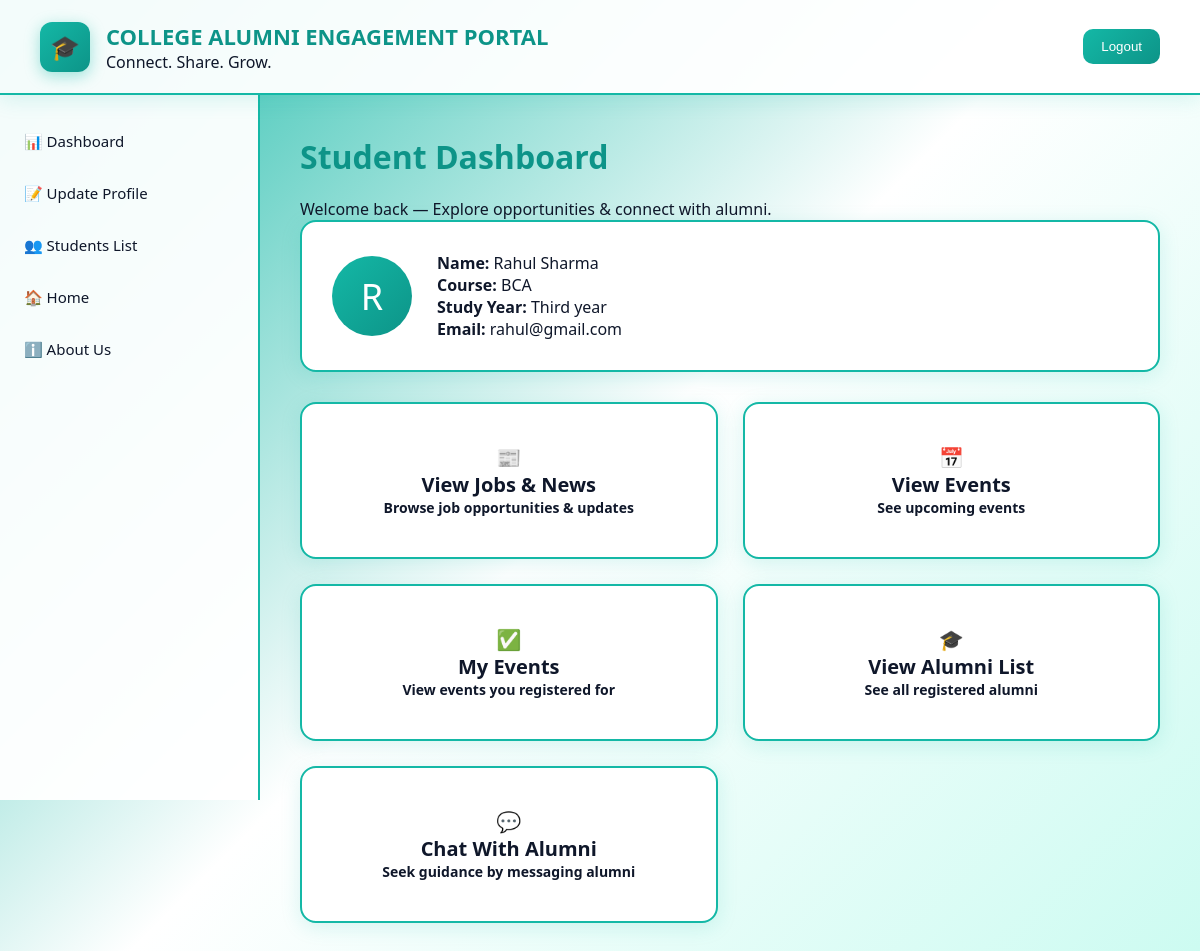
The page /studentDashboard.php (signed in) on the database its author committed.
### tables this page shows
CREATE TABLE `users` (
  `id` int(11) NOT NULL,
  `name` varchar(150) NOT NULL,
  `email` varchar(150) NOT NULL,
  `user_password` varchar(255) NOT NULL,
  `role` enum('admin','student','alumni') NOT NULL,
  `created_at` datetime DEFAULT current_timestamp(),
  `updated_at` datetime DEFAULT current_timestamp() ON UPDATE current_timestamp()
);

CREATE TABLE `student_profile` (
  `id` int(11) NOT NULL,
  `user_id` int(11) NOT NULL,
  `study_year` varchar(50) DEFAULT NULL,
  `course` varchar(100) DEFAULT NULL,
  `created_at` datetime DEFAULT current_timestamp(),
  `updated_at` datetime DEFAULT current_timestamp() ON UPDATE current_timestamp()
);

### studentDashboard.php (the view, shortened to what this page needs)
<?php
require_once 'includes/db.php';
$student_id = $_SESSION['user_id'];
$stmt = $conn->prepare("SELECT name, email FROM users WHERE id = ?");
$stmt->bind_param("i", $student_id);
$stmt->execute();
$user = $stmt->get_result()->fetch_assoc();
$stmt2 = $conn->prepare("SELECT study_year, course FROM student_profile WHERE user_id = ?");
$stmt2->bind_param("i", $student_id);
$stmt2->execute();
$profile = $stmt2->get_result()->fetch_assoc();
?>
<!DOCTYPE html>
<html lang="en">
<head>
</head>
<body>
<div class="header">
    <div style="display:flex;gap:16px;align-items:center;">
        <div class="logo">🎓</div>
        <div>
            <h1 style="font-size:22px;color:#0d9488;">COLLEGE ALUMNI ENGAGEMENT PORTAL</h1>
            <div class="tagline">Connect. Share. Grow.</div>
        </div>
    </div>
    <form method="post">
        <button name="logout" class="logout-btn">Logout</button>
    </form>
</div>
<div class="sidebar">
    <a href="studentDashboard.php">📊 Dashboard</a>
    <a href="#" onclick="openModal()">📝 Update Profile</a>
    <a href="view_students.php">👥 Students List</a>
    <a href="index.php">🏠 Home</a>
    <a href="about.html">ℹ️ About Us</a>
</div>
<div class="content">
    <div class="page-title">Student Dashboard</div>
    <div class="page-subtitle">Welcome back — Explore opportunities & connect with alumni.</div>
    <div class="profile-box">
        <div class="profile-avatar"><?= strtoupper(substr($user['name'], 0, 1)) ?></div>
        <div>
            <p><strong>Name:</strong> <?= htmlspecialchars($user['name']) ?></p>
            <p><strong>Course:</strong> <?= htmlspecialchars($profile['course']) ?></p>
            <p><strong>Study Year:</strong> <?= htmlspecialchars($profile['study_year']) ?></p>
            <p><strong>Email:</strong> <?= htmlspecialchars($user['email']) ?></p>
        </div>
    </div>
    <div class="card-container">
        <a href="view_posts.php" class="big-card">
            📰<br>View Jobs & News
            <div style="font-size:14px;">Browse job opportunities & updates</div>
        </a>
        <a href="view_events.php" class="big-card">
           📅<br>View Events
            <div style="font-size:14px;">See upcoming events</div>
        </a>
        <a href="my_events.php" class="big-card">
           ✅<br>My Events
            <div style="font-size:14px;">
            View events you registered for
            </div>
        </a>
        <a href="view_alumni.php" class="big-card">
            🎓<br>View Alumni List
            <div style="font-size:14px;">See all registered alumni</div>
        </a>
        <a href="chat_with_alumni.php" class="big-card">
            💬<br>Chat With Alumni
            <div style="font-size:14px;">Seek guidance by messaging alumni</div>
        </a>
    </div>
</div>
</body>
</html>

### studentDashboard.php (style rules this page uses)
:root { --header-height: 95px; }
* { margin: 0; padding: 0; box-sizing: border-box; }
body { font-family: 'Segoe UI', Tahoma, Geneva, Verdana, sans-serif; background: linear-gradient(135deg, #14b8a6, #ffffff 50%, #ccfbf1); color: #0f172a; min-height: 100vh; }
.header { height: var(--header-height); padding: 20px 40px; display: flex; justify-content: space-between; align-items: center; background: rgba(255,255,255,0.95); border-bottom: 2px solid #14b8a6; box-shadow: 0 4px 20px rgba(20,184,166,0.15); position: sticky; top: 0; z-index: 100; }
.logo { width: 50px; height: 50px; background: linear-gradient(135deg, #14b8a6 0%, #0d9488 100%); border-radius: 12px; display: flex; align-items:center; justify-content:center; font-size: 24px; font-weight:bold; color:white; box-shadow: 0 4px 15px rgba(20,184,166,0.4); animation: pulse 2s infinite; }
.logout-btn { padding:10px 18px; background:linear-gradient(135deg,#14b8a6,#0d9488); color:#fff; border:none; border-radius:10px; cursor:pointer; }
.sidebar { width: 260px; position: fixed; top: var(--header-height); left: 0; height: calc(100vh - var(--header-height)); background: rgba(255,255,255,0.95); border-right: 2px solid #14b8a6; padding-top: 20px; }
.sidebar a { display:flex; gap:12px; padding:16px 24px; text-decoration:none; color:#0f172a; font-size:15px; }
.content { margin-left: 260px; padding: 40px; }
.page-title { font-size: 32px; color: #0d9488; font-weight:800; margin-bottom:20px; }
.profile-box { background:white; border:2px solid #14b8a6; display:flex; gap:25px; align-items:center; padding:30px; border-radius:16px; box-shadow:0 4px 20px rgba(20,184,166,0.15); }
.profile-avatar { width:80px; height:80px; border-radius:50%; background:linear-gradient(135deg,#14b8a6,#0d9488); display:flex; justify-content:center; align-items:center; color:white; font-size:36px; }
.card-container { margin-top:30px; display:grid; gap:25px; grid-template-columns:repeat(auto-fit,minmax(280px,1fr)); }
.big-card { background:white; border:2px solid #14b8a6; border-radius:16px; padding:40px 30px; text-align:center; font-size:20px; font-weight:600; color:#0f172a; text-decoration:none; box-shadow:0 4px 20px rgba(20,184,166,0.15); transition:.3s; }

### rows shown on the page
users: name "R", name "Rahul Sharma", email "rahul@gmail.com"
student_profile: course "BCA", study_year "Third year"
